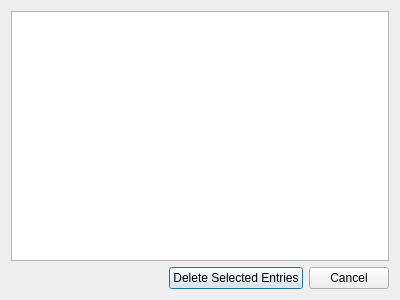
<?xml version="1.0" encoding="UTF-8"?>
<ui version="4.0">
 <class>manageBandmapSpotsDb</class>
 <widget class="QDialog" name="manageBandmapSpotsDb">
  <property name="geometry">
   <rect>
    <x>0</x>
    <y>0</y>
    <width>400</width>
    <height>300</height>
   </rect>
  </property>
  <property name="windowTitle">
   <string>Manage Bandmap Spots Database</string>
  </property>
  <layout class="QVBoxLayout" name="verticalLayout_2">
   <item>
    <layout class="QHBoxLayout" name="horizontalLayout">
     <item>
      <widget class="QTableView" name="contestTable">
       <property name="alternatingRowColors">
        <bool>true</bool>
       </property>
       <property name="selectionBehavior">
        <enum>QAbstractItemView::SelectionBehavior::SelectRows</enum>
       </property>
       <property name="cornerButtonEnabled">
        <bool>false</bool>
       </property>
       <attribute name="verticalHeaderVisible">
        <bool>false</bool>
       </attribute>
      </widget>
     </item>
    </layout>
   </item>
   <item>
    <layout class="QHBoxLayout" name="horizontalLayout_2">
     <item>
      <spacer name="horizontalSpacer">
       <property name="orientation">
        <enum>Qt::Orientation::Horizontal</enum>
       </property>
       <property name="sizeHint" stdset="0">
        <size>
         <width>40</width>
         <height>20</height>
        </size>
       </property>
      </spacer>
     </item>
     <item>
      <widget class="QPushButton" name="OKButton">
       <property name="text">
        <string>Delete Selected Entries</string>
       </property>
      </widget>
     </item>
     <item>
      <widget class="QPushButton" name="cancelButton">
       <property name="text">
        <string>Cancel</string>
       </property>
      </widget>
     </item>
    </layout>
   </item>
  </layout>
 </widget>
 <resources/>
 <connections/>
</ui>
